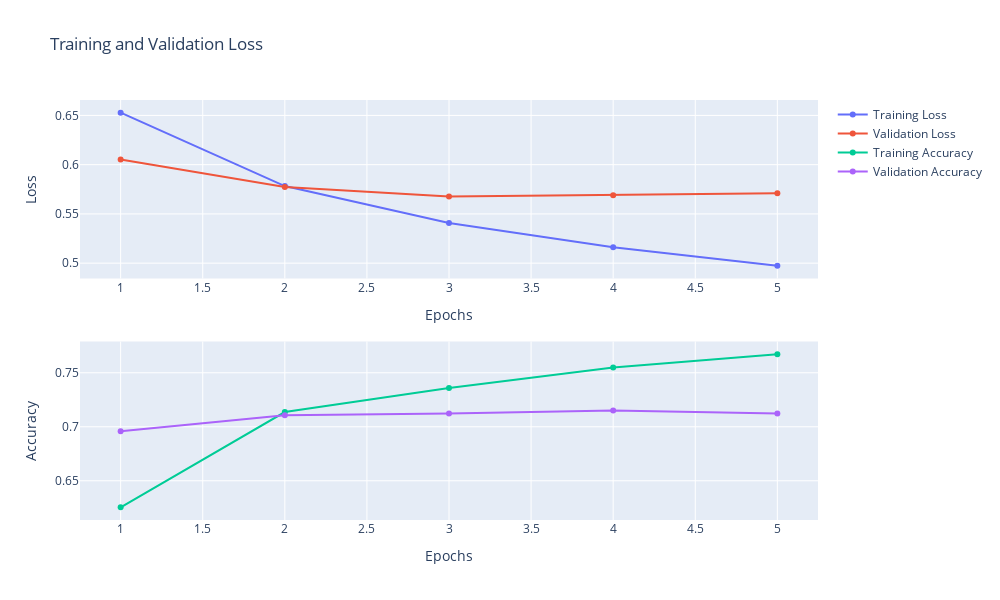

Write notebook code for a chart like this one.
### Markdown cell above
Plotting Model Results

### Code cell
loss = history.history['loss']
val_loss = history.history['val_loss']

accuracy = history.history['accuracy']
val_accuracy = history.history['val_accuracy']

epochs = [i for i in range(1, len(loss) + 1)]

fig = make_subplots(rows = 2, cols = 1)
fig.add_trace(go.Scatter(x = epochs, y = loss, mode = "markers+lines", name = "Training Loss"), row = 1, col = 1)
fig.add_trace(go.Scatter(x = epochs, y = val_loss, mode = "markers+lines", name = "Validation Loss"), row = 1, col = 1)

fig.update_xaxes(title = "Epochs")
fig.update_yaxes(title = "Loss")

fig.add_trace(go.Scatter(x = epochs, y = accuracy, mode = "markers+lines", name = "Training Accuracy"), row = 2, col = 1)
fig.add_trace(go.Scatter(x = epochs, y = val_accuracy, mode = "markers+lines", name = "Validation Accuracy"), row = 2, col = 1)

fig.update_xaxes(title = "Epochs")
fig['layout']['yaxis2'].update(title_text='Accuracy')

fig.update_layout(title = "Training and Validation Loss", height = 600, width = 1000)
fig.show()

### Figure 1 — Plotly figure (JSON) as saved in the notebook; plotly's stock layout.template omitted (floating-point values rounded to 4 significant figures)
{"data": [{"mode": "markers+lines", "name": "Training Loss", "type": "scatter", "x": [1, 2, 3, 4, 5], "xaxis": "x", "y": [0.6528, 0.5783, 0.5408, 0.5161, 0.4973], "yaxis": "y"}, {"mode": "markers+lines", "name": "Validation Loss", "type": "scatter", "x": [1, 2, 3, 4, 5], "xaxis": "x", "y": [0.6053, 0.5772, 0.5677, 0.569, 0.5709], "yaxis": "y"}, {"mode": "markers+lines", "name": "Training Accuracy", "type": "scatter", "x": [1, 2, 3, 4, 5], "xaxis": "x2", "y": [0.6254, 0.7136, 0.7359, 0.7548, 0.7672], "yaxis": "y2"}, {"mode": "markers+lines", "name": "Validation Accuracy", "type": "scatter", "x": [1, 2, 3, 4, 5], "xaxis": "x2", "y": [0.6958, 0.7106, 0.7122, 0.715, 0.7122], "yaxis": "y2"}], "layout": {"height": 600, "title": {"text": "Training and Validation Loss"}, "width": 1000, "xaxis": {"anchor": "y", "domain": [0, 1], "title": {"text": "Epochs"}}, "xaxis2": {"anchor": "y2", "domain": [0, 1], "title": {"text": "Epochs"}}, "yaxis": {"anchor": "x", "domain": [0.575, 1], "title": {"text": "Loss"}}, "yaxis2": {"anchor": "x2", "domain": [0, 0.425], "title": {"text": "Accuracy"}}}}
